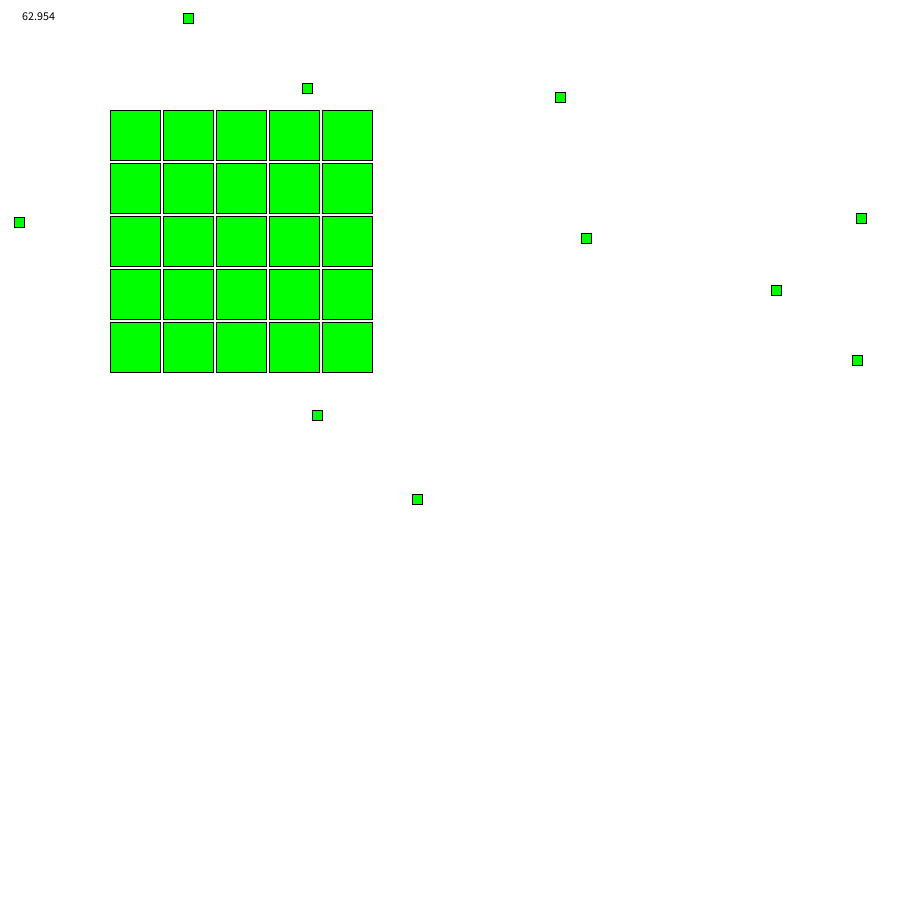
Frame 1 (no input)
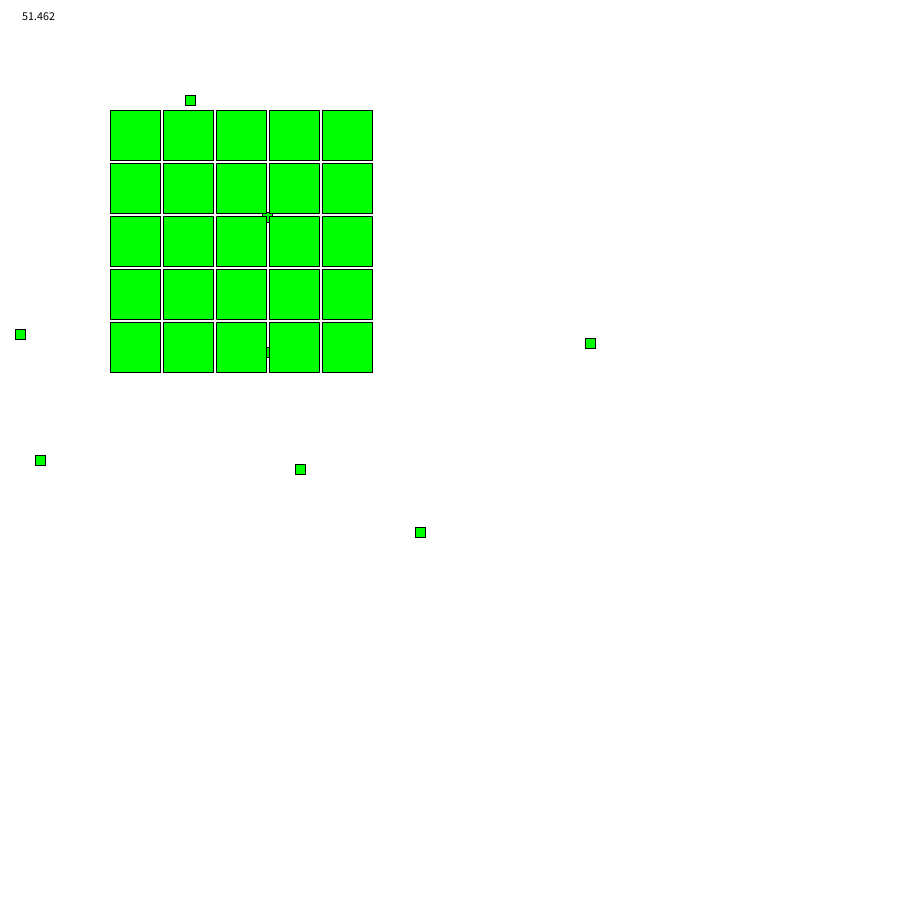
Frame 60 (the mouse pressed at the canvas centre just before this capture)
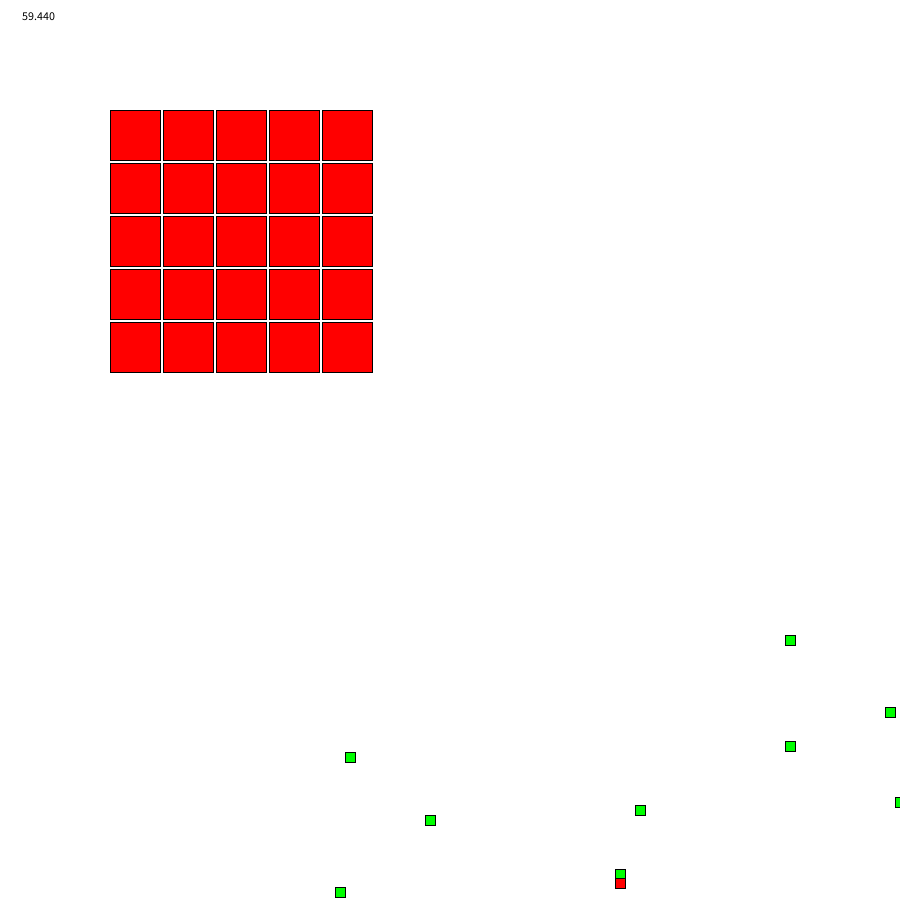
Frame 120 (the mouse held since frame 60 and released just before this capture)

The Processing sketch that drew these frames (run headless with seeded random() and noise(); from frame 60 on, the mouse is pressed at the canvas centre):

// Processing sketch: Move
// ── Move.pde
Tile [] boxes = new Tile[26]; 
ArrayList<Mover> movers;

public void setup() {
  size(900, 900);
  movers = new ArrayList<Mover>();
  for (int i = 0; i < 10; i++) {
    movers.add(new Mover(1));
  }
    int x = 10; // dist left  
  int y = 10;  // dist top
  int k=0;
  for (int i = 0; i < 5; i += 1) { 
    for (int j = 0; j < 5; j += 1) { 
 
      boxes[k] = new Tile(x+i*53, y+j*53, 50, 50, 50);
      k++;
    } // for
  } // for
}
public void draw() {
  background(255);
  fill(0);
  text(frameRate, 20, 20);
  for (Mover m : movers) {
    m.display();
    m.update(movers);
  }
   for (int i = 0; i < 25; i++) { 
    //boxes[i].update(); 
    boxes[i].display();
    print (i);
    print ("  ");
  } // for
}

// ── Mover.pde
public class Mover {
  float x, xspeed, xacc;
  float y, yspeed, yacc;
  float r;
  color c;

  public Mover() {
    x = width/2;
    y = height/2;
    r = 15;
    c = color(0, 255, 0);
    xspeed= -10;
    yspeed= -10;
  }

  public Mover(int a) {
    x = random(width-2*r)+r;
    y = random(height-2*r)+r;
    r = 5;
    c = color(0, 255, 0);
    //xspeed= random(1)-.5;
    xspeed = -10;
    yspeed = -10;
  //  yacc = 0.5;
  }

  public void update(ArrayList<Mover> others) {
    //change the position etc.
    x += xspeed; 
    y += yspeed; 
    //yspeed += yacc;
    //xspeed += xacc;
    //check the rest of the world for interactions
    checkWalls();
    checkOthers(others);
  }
  
  public void checkOthers(ArrayList<Mover> others){
    c = color(0,255, 0);
    for(Mover other : others){
      if(this != other){
       //check for collide
       if(dist(x,y,other.x,other.y) < r + other.r ){
          c = color(255, 0, 0); 
       }
      }
    }
  }
  
  

  public void checkWalls() {
    if (x < r) {
      println("OW!");
      xspeed *= -1;
      x = r;//prevents 2 true in a row
    }
    if (x > width - r) {
      println("OW!");
      xspeed *= -1;
      x = width - r;//prevents 2 true in a row
    }
    if (y < r) {
      println("OW!");
      yspeed *= -.9;
      y = r;//prevents 2 true in a row
    }
    if (y > height - r) {
      println("OW!");
      yspeed *= -.9;
      y = height - r;//prevents 2 true in a row
    }
  }
  public void display() {
    fill(c);
    rect(x, y, r * 2, r * 2);
  }
}

// ── Tile.pde
public class Tile{
  private int XCoor,YCoor;
  private boolean isMaze;
  private int w = 50;
  private int h = 50;
  
  public Tile(int x, int y, int w, int h, int c){
    XCoor = x;
    YCoor = y;
    isMaze = false;
  }
  
  public Tile(int x, int y, boolean filled){
    XCoor = x;
    YCoor = y;
    isMaze = filled;
  }
  
  public int getX(){
    return XCoor;
  }
  
  public int getY(){
    return YCoor;
  }
  
  public boolean isMaze(){
    return isMaze;
  }
  
    void display() {
    stroke(0);
    rect (XCoor + 100, YCoor + 100, w , h);
    println (XCoor);
    //Mover m = new Mover();
  } // method
}
